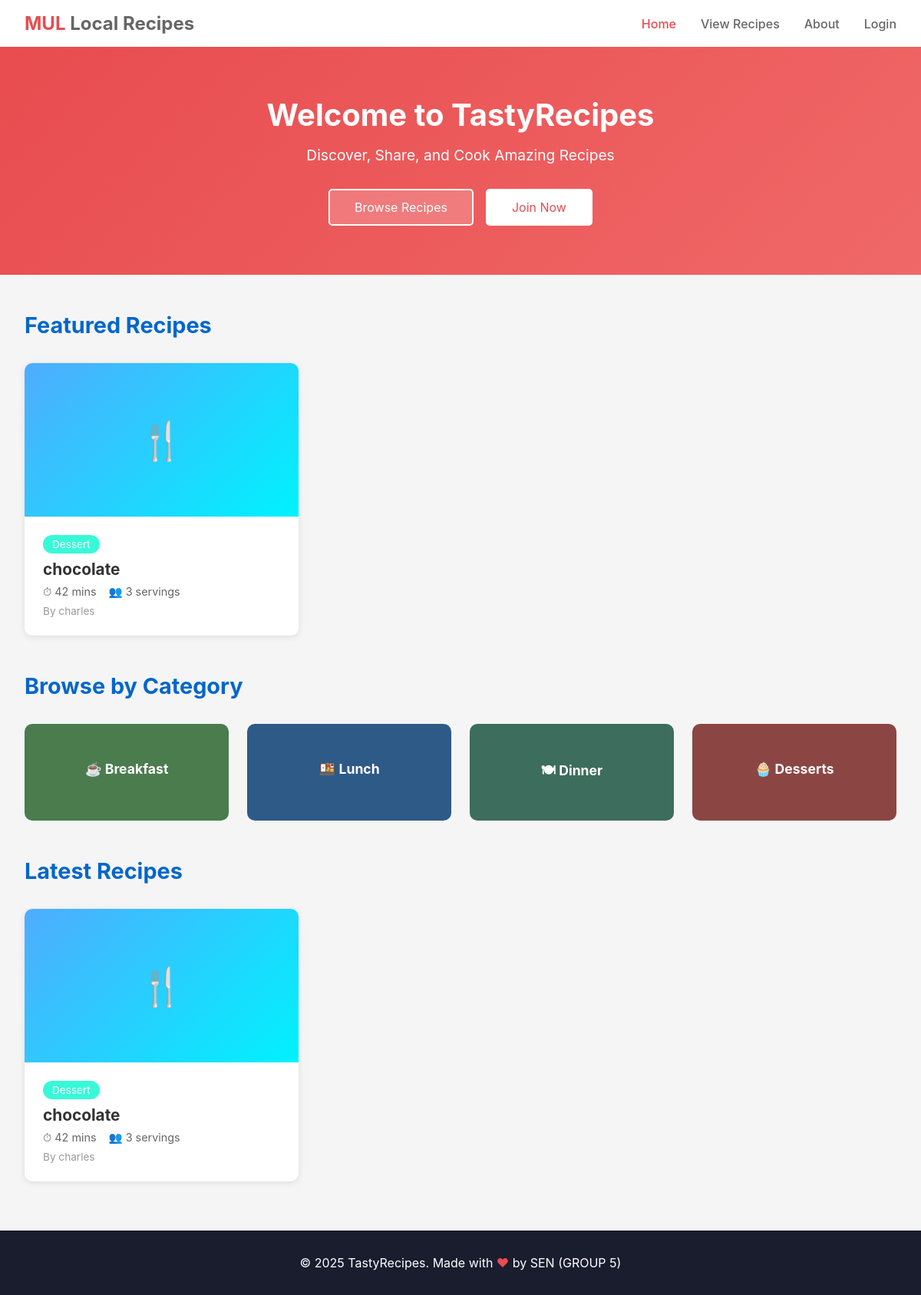
The page / on the database its author committed.
### app.py (models this page shows)
class Recipe(db.Model):
    id = db.Column(db.Integer, primary_key=True)
    name = db.Column(db.String(120), nullable=False)
    category = db.Column(db.String(50), nullable=False)
    prep_time = db.Column(db.Integer, nullable=False)
    cook_time = db.Column(db.Integer, nullable=False)
    servings = db.Column(db.Integer, nullable=False)
    ingredients = db.Column(db.Text, nullable=False)
    instructions = db.Column(db.Text, nullable=False)
    image_url = db.Column(db.String(500))
    user_id = db.Column(db.Integer, db.ForeignKey('user.id'), nullable=False)
    created_at = db.Column(db.DateTime, default=datetime.utcnow)

class User(db.Model):
    id = db.Column(db.Integer, primary_key=True)
    username = db.Column(db.String(80), unique=True, nullable=False)
    password = db.Column(db.String(200), nullable=False)
    recipes = db.relationship('Recipe', backref='author', lazy=True)

### app.py (the view)
@app.route('/')
def index():
    featured_recipes = Recipe.query.order_by(Recipe.created_at.desc()).limit(3).all()
    latest_recipes = Recipe.query.order_by(Recipe.created_at.desc()).limit(4).all()
    return render_template('index.html', featured_recipes=featured_recipes, latest_recipes=latest_recipes)

### templates/index.html (shortened to what this page needs)
{% extends "base.html" %}
{% block content %}
<div class="hero">
    <h1>Welcome to TastyRecipes</h1>
    <p>Discover, Share, and Cook Amazing Recipes</p>
    <div class="hero-buttons">
        <a href="{{ url_for('view_recipes') }}" class="btn btn-primary">Browse Recipes</a>
        {% if session.user_id %}
        <a href="{{ url_for('add_recipe') }}" class="btn btn-secondary">Share Your Recipe</a>
        {% else %}
        <a href="{{ url_for('register') }}" class="btn btn-secondary">Join Now</a>
        {% endif %}
    </div>
</div>
<div class="section">
    <h2 class="section-title">Featured Recipes</h2>
    <div class="recipe-grid">
        {% for recipe in featured_recipes %}
        <a href="{{ url_for('view_recipe', id=recipe.id) }}" class="recipe-card">
            <div class="recipe-image {% if loop.index0 % 3 == 0 %}blue{% elif loop.index0 % 3 == 1 %}pink{% else %}green{% endif %}">
                🍴
            </div>
            <div class="recipe-content">
                <span class="recipe-badge badge-{{ recipe.category.lower() }}">{{ recipe.category }}</span>
                <h3 class="recipe-title">{{ recipe.name }}</h3>
                <div class="recipe-meta">
                    <span>⏱ {{ recipe.prep_time + recipe.cook_time }} mins</span>
                    <span>👥 {{ recipe.servings }} servings</span>
                </div>
                <p class="recipe-author">By {{ recipe.author.username }}</p>
            </div>
        </a>
        {% endfor %}
    </div>
</div>
<div class="section">
    <h2 class="section-title">Browse by Category</h2>
    <div class="category-grid">
        <a href="{{ url_for('view_recipes', category='breakfast') }}" class="category-card category-breakfast">
            ☕ Breakfast
        </a>
        <a href="{{ url_for('view_recipes', category='lunch') }}" class="category-card category-lunch">
            🍱 Lunch
        </a>
        <a href="{{ url_for('view_recipes', category='dinner') }}" class="category-card category-dinner">
            🍽 Dinner
        </a>
        <a href="{{ url_for('view_recipes', category='dessert') }}" class="category-card category-dessert">
            🧁 Desserts
        </a>
    </div>
</div>
<div class="section">
    <h2 class="section-title">Latest Recipes</h2>
    <div class="recipe-grid">
        {% for recipe in latest_recipes %}
        <a href="{{ url_for('view_recipe', id=recipe.id) }}" class="recipe-card">
            <div class="recipe-image {% if loop.index0 % 4 == 0 %}blue{% elif loop.index0 % 4 == 1 %}pink{% elif loop.index0 % 4 == 2 %}green{% else %}blue{% endif %}">
                🍴
            </div>
            <div class="recipe-content">
                <span class="recipe-badge badge-{{ recipe.category.lower() }}">{{ recipe.category }}</span>
                <h3 class="recipe-title">{{ recipe.name }}</h3>
                <div class="recipe-meta">
                    <span>⏱ {{ recipe.prep_time + recipe.cook_time }} mins</span>
                    <span>👥 {{ recipe.servings }} servings</span>
                </div>
                <p class="recipe-author">By {{ recipe.author.username }}</p>
            </div>
        </a>
        {% endfor %}
    </div>
</div>
{% endblock %}

### templates/base.html (style rules this page uses)
* { margin: 0; padding: 0; box-sizing: border-box; }
body { font-family: -apple-system, BlinkMacSystemFont, 'Segoe UI', Roboto, Oxygen, Ubuntu, Cantarell, sans-serif; background-color: #f5f5f5; }

### templates/index.html (style rules this page uses)
.hero { background: linear-gradient(135deg, #e84c4f 0%, #f06868 100%); color: white; text-align: center; padding: 4rem 2rem; }
.hero h1 { font-size: 2.5rem; margin-bottom: 1rem; }
.hero p { font-size: 1.2rem; margin-bottom: 2rem; }
.hero-buttons { display: flex; gap: 1rem; justify-content: center; }
.btn { padding: 0.75rem 2rem; border: none; border-radius: 5px; font-size: 1rem; cursor: pointer; text-decoration: none; display: inline-block; transition: all 0.3s; }
.btn-primary { background-color: rgba(255,255,255,0.2); color: white; border: 2px solid white; }
.btn-secondary { background-color: white; color: #e84c4f; border: 2px solid white; }
.section { max-width: 1200px; margin: 3rem auto; padding: 0 2rem; }
.section-title { color: #0066cc; font-size: 1.8rem; margin-bottom: 2rem; }
.recipe-grid { display: grid; grid-template-columns: repeat(auto-fill, minmax(300px, 1fr)); gap: 2rem; }
.recipe-card { background: white; border-radius: 10px; overflow: hidden; box-shadow: 0 2px 8px rgba(0,0,0,0.1); transition: transform 0.3s; cursor: pointer; text-decoration: none; color: inherit; display: block; }
.recipe-image { width: 100%; height: 200px; background: linear-gradient(135deg, #667eea 0%, #764ba2 100%); display: flex; align-items: center; justify-content: center; font-size: 3rem; color: white; }
.recipe-image.blue { background: linear-gradient(135deg, #4facfe 0%, #00f2fe 100%); }
.recipe-content { padding: 1.5rem; }
.recipe-badge { display: inline-block; padding: 0.25rem 0.75rem; border-radius: 20px; font-size: 0.85rem; margin-bottom: 0.5rem; color: white; }
.badge-dessert { background-color: #38f9d7; }
.recipe-title { font-size: 1.3rem; margin-bottom: 0.5rem; color: #333; }
.recipe-meta { display: flex; gap: 1rem; color: #666; font-size: 0.9rem; }
.recipe-author { color: #999; font-size: 0.85rem; margin-top: 0.5rem; }
.category-grid { display: grid; grid-template-columns: repeat(auto-fit, minmax(200px, 1fr)); gap: 1.5rem; }
.category-card { background: white; border-radius: 10px; padding: 3rem 2rem; text-align: center; color: white; font-weight: bold; font-size: 1.1rem; cursor: pointer; transition: transform 0.3s; text-decoration: none; }
.category-breakfast { background-color: #4a7c4e; }
.category-lunch { background-color: #2e5a87; }
.category-dinner { background-color: #3d6d5c; }
.category-dessert { background-color: #8b4644; }

### rows shown on the page
Recipe: category "Dessert", name "chocolate", recipe.prep_time+recipe.cook_time "42", servings "3", author.username "charles"
